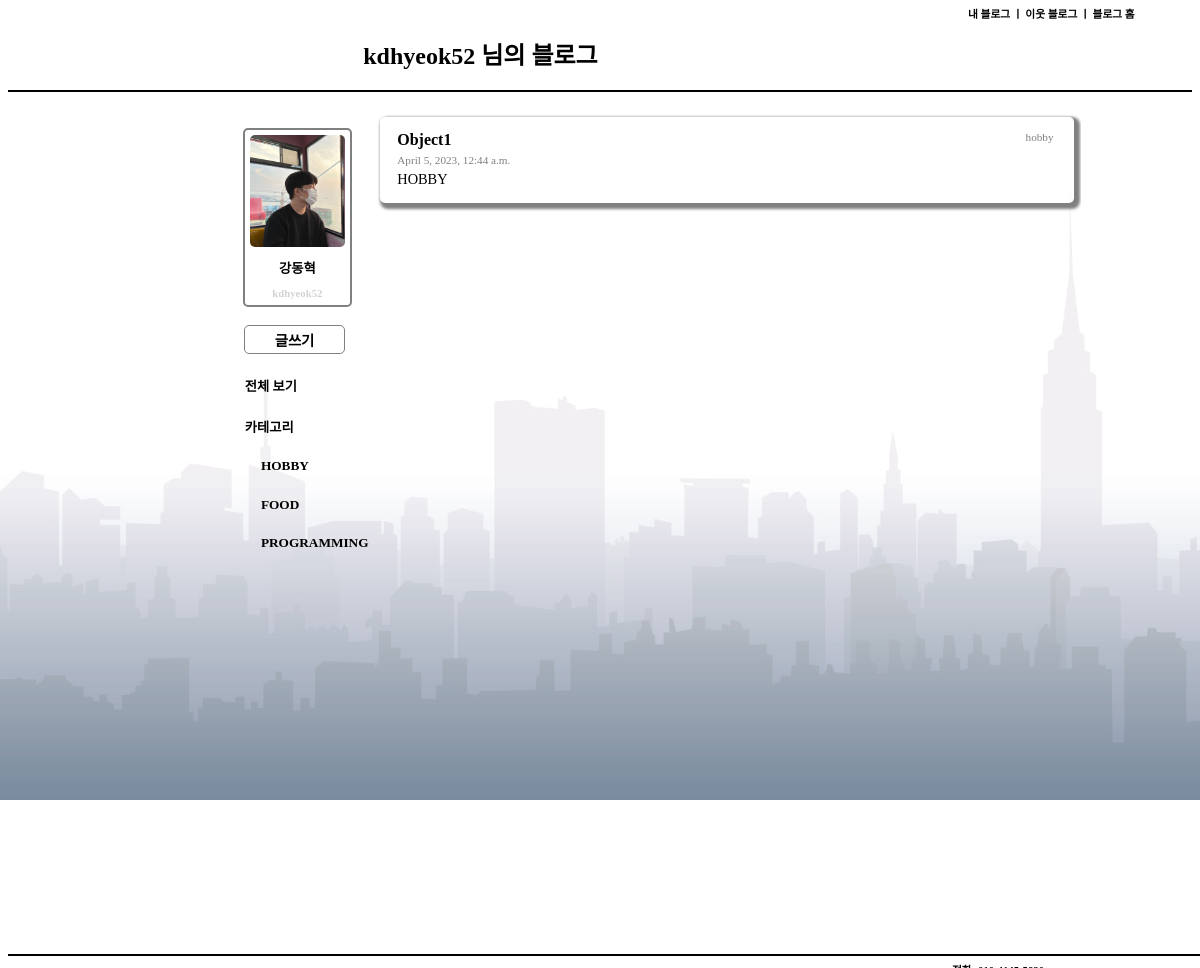
The app's page /category/hobby/ with its own data.
### blogApp/models.py (models this page shows, shortened)
class Article(models.Model):
   title = models.CharField(max_length=200)
   content = models.TextField()
   category = models.TextField()
   date = models.DateTimeField(auto_now_add=True)

### blogApp/views.py (the view)
# urls.py: path('category/<str:category_name>/', views.category, name='category'),
def category(request, category_name):
   articles = Article.objects.filter(category = category_name)
   return render(request, 'category.html', {'articles': articles})

### blogApp/templates/category.html
{% extends 'base.html' %}
{% block css %}
{% load static %}
<link rel="stylesheet" type="text/css" href="{% static 'category.css' %}"/>
{% endblock %}
{% block body %}
{% for article in articles %}
<div class="cat_article_div">
    <a href="{% url 'detail' article.id %}" class="cat_article_a">
    <div class="cat_title"><strong>{{article.title}}</strong></div>
    <div class="cat_date">{{article.date}}</div>
    <div class="cat_content">{{article.content}}</div>
    <div class="cat_category">{{article.category}}</div>
    </a>
</div>
<br>
{% endfor %}
{% endblock %}

### blogApp/static/base.css (style rules this page uses)
body { background-image: url('./back_img.jpg'); background-size: cover; }

### blogApp/static/category.css (style rules this page uses)
.cat_article_div { margin-top: 0.5%; margin-left: 1%; width: 94%; height: auto; box-shadow: 3px 3px 3px 3px gray; border-radius: 5px; padding: 2%; }
.cat_article_a { text-decoration: none; position: relative; }
.cat_title { color: black; margin-left: 0.5%; }
.cat_date { color: gray; font-size: 0.7em; margin-top: 0.7%; margin-left: 0.5%; }
.cat_content { margin-top: 0.8%; color: black; margin-left: 0.5%; font-size: 0.9em; }
.cat_category { position: absolute; top: 0; right: 1%; color: gray; font-size: 0.7em; }

### records on screen
Article: title "Object1", date "April 5, 2023, 12:44 a.m.", content "HOBBY", category "hobby"
